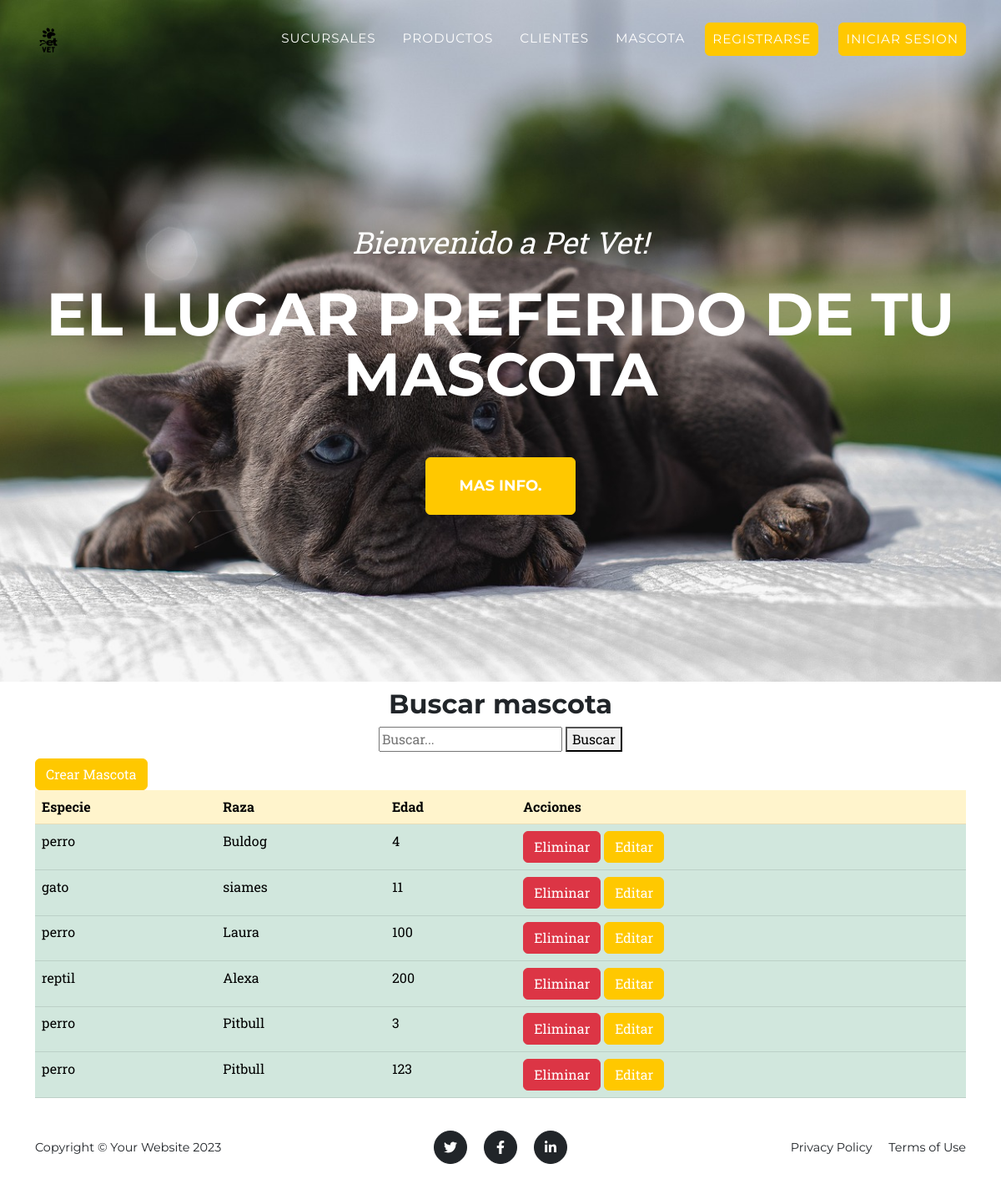
/mascota/, run on an earlier commit of the app's database.
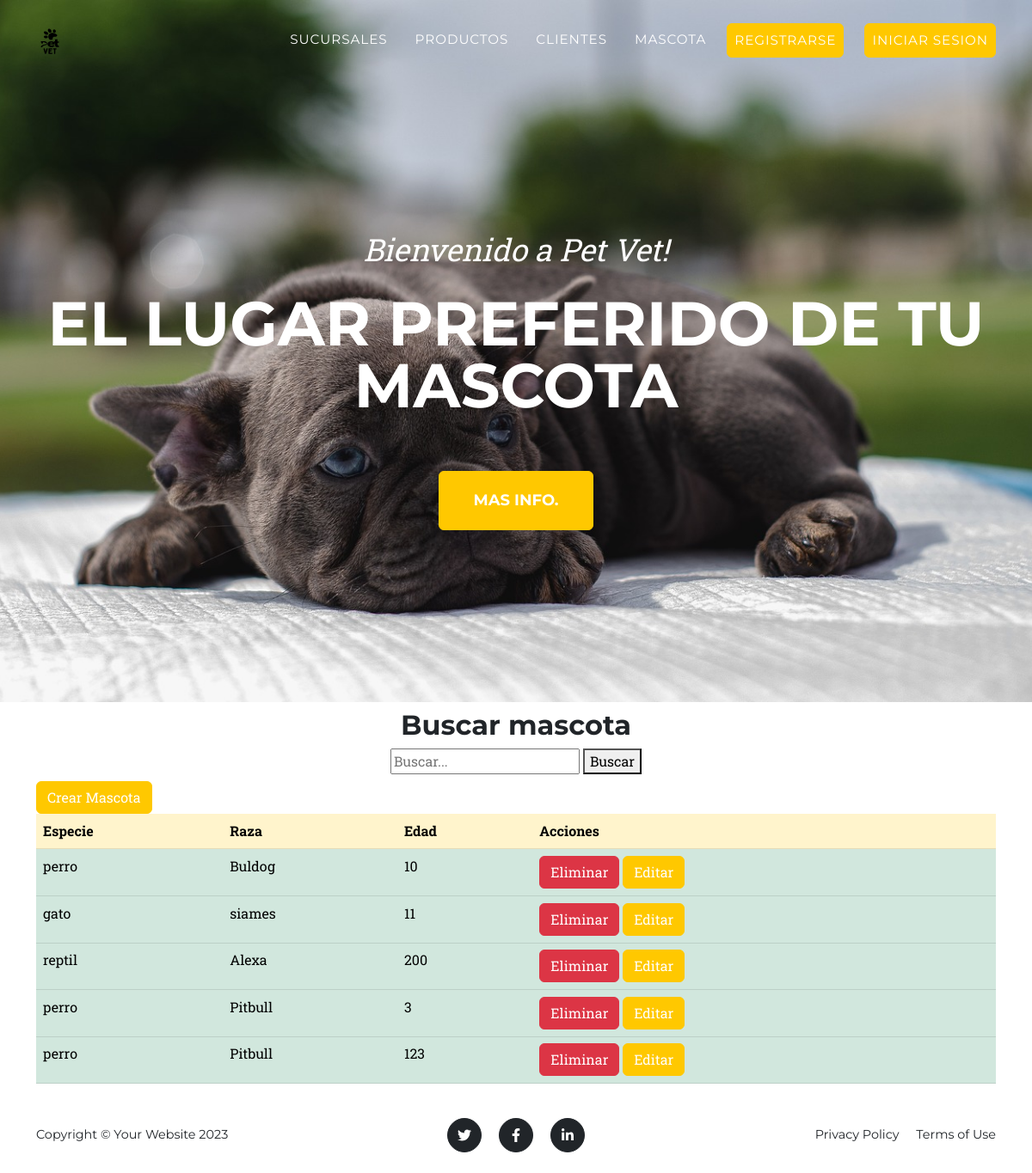
And on a later commit of the database.
### app_vete/models.py (models this page shows, shortened)
class Mascota(models.Model):
    especie = models.CharField(max_length=50, choices=[
        ('perro', 'Perro'),
        ('gato', 'Gato'),
        ('pez', 'Pez'),
        ('ave', 'Ave'),
        ('reptil', 'Reptil'),
    ])
    raza = models.CharField(max_length=100)
    edad = models.PositiveIntegerField()

### app_vete/views.py (the view)
# urls.py: path('mascota/', views.mascota, name = "mascota"),
def mascota(request):
    query = request.GET.get('q')
    if query:
        mascota = Mascota.objects.filter(Q(especie__icontains=query) | Q(edad__icontains=query) | Q(raza__icontains=query))
    else:
        mascota = Mascota.objects.all()
    return render(request,"app_vete/mascota.html", {"mascota": mascota})

### app_vete/templates/app_vete/mascota.html (shortened to what this page needs)
{% extends "app_vete/base.html" %}
{% load static %}
{% block content %}
    <div class ="container">
      <h2 class="text-center mt-2">Buscar mascota</h2>
      <div class="d-flex flex-column align-items-center mb-2">
          <form action="" method="GET">
              <input type="text" name="q" placeholder="Buscar..." required>
              <button type="submit">Buscar</button>
          </form>
      </div>
      <a href="{% url 'mascota-form' %}" class="btn btn-primary">Crear Mascota</a>
        <table class="table">
            <thead>
              <tr table class="table-primary">
                <th scope="col">Especie</th>
                <th scope="col">Raza</th>
                <th scope="col">Edad</th>
                <th scope="col">Acciones</th>
              </tr>
            </thead>
            <tbody>
                {% for mascotas in mascota %}
              <tr table class="table-success">
                <td>{{ mascotas.especie }}</td>
                <td>{{ mascotas.raza }}</td>
                <td>{{ mascotas.edad }}</td>
                <td>
                  <a class="btn btn-danger" href = "{% url 'delete-mascota' mascotas.id %}">Eliminar</a>
                  <a class="btn btn-warning" href = "{% url 'editar-mascota' mascotas.id %}">Editar</a>
                </td>
              </tr>
              <tr>
                {% endfor %}
            </tbody>
          </table>
    </div>
{% endblock %}

What changed in the data, as far as the page shows it:
removed Mascota: especie "perro", raza "Laura", edad "100"
changed Mascota "Buldog": edad "4" → "10"
